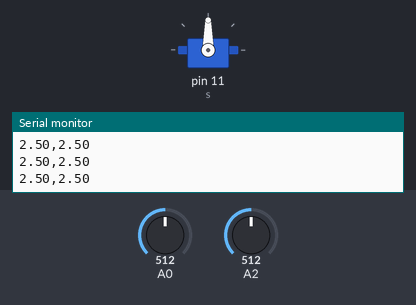
This sketch was run on a simulated Arduino Uno, built with avr-gcc and run on an emulated ATmega328P. Shown: servo, the last lines printed to the serial monitor. The test bench sets the inputs (shaded band); at power-on: A0 = 512, A2 = 512.

Above: at 1.2 s.
1.3 s: A0 set to 306
At 2.0 s:
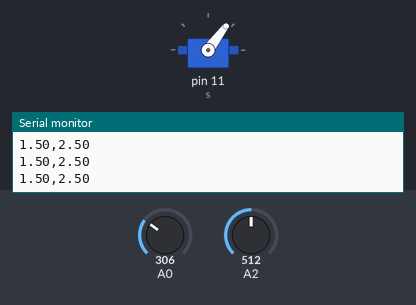
2.9 s: A2 set to 122
At 3.3 s:
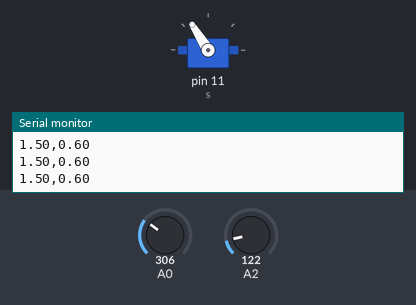
4.5 s: A2 set to 0
At 5.8 s:
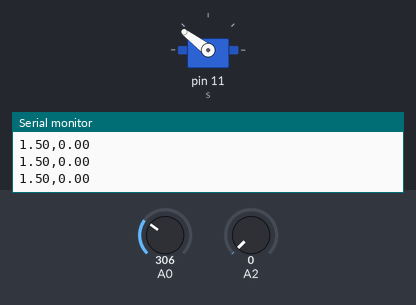
6.1 s: A0 set to 122
At 7.1 s:
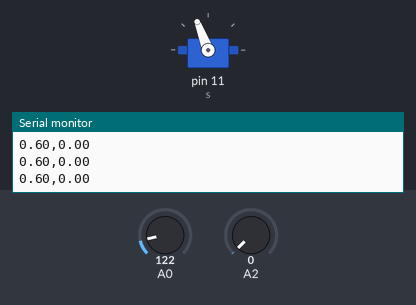
7.7 s: A0 set to 511
At 9.0 s:
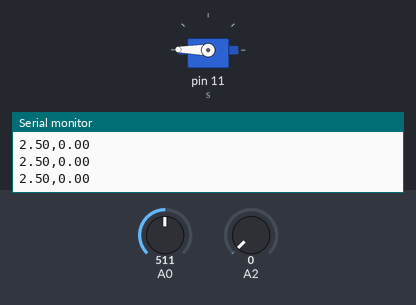
9.3 s: A0 set to 716
At 10.2 s:
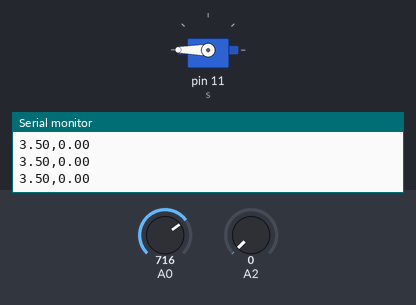
Timing chart, 0 to 11.8 s (numbered marks = the images above; inputs shaded):
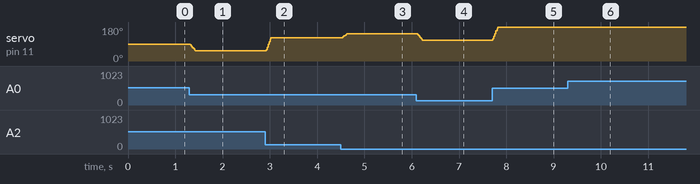

Measured:
- after the input at 1.3 s, servo on pin 11 (s): 90° → 53° at once
- after the input at 2.9 s, servo on pin 11 (s): 53° → 122° at once
- after the input at 4.5 s, servo on pin 11 (s): 122° → 143° at once
- after the input at 6.1 s, servo on pin 11 (s): 143° → 111° at once
- after the input at 7.7 s, servo on pin 11 (s): 111° → 179° at once
- after the input at 9.3 s, servo on pin 11 (s): 179° → 180° at once

The sketch:

Voltage_Based_Servo_Control.ino
```cpp
#include<Servo.h>
float A,B;
int val = 90;
float val1,val2;
float FSR1,FSR2,data1[10],data2[10],avgA0,avgA1;
int count1 = 0;
int count2 = 0;
float thresh = 0.42;
float highestA0 = thresh;
float highestA1 = thresh;
Servo s;
void setup() {
  // put your setup code here, to run once:
pinMode(A0,INPUT);
pinMode(A2,INPUT);
Serial.begin(9600);
s.attach(11);
}

void loop() {
A = analogRead(A0)*5./1023;
  data1[count1] = A;

  avgA0 = (data1[0]+data1[1]+data1[2]+data1[3]+data1[4]+data1[5]+data1[6]+data1[7]+data1[8]+data1[9])/10;

B = analogRead(A2)*5./1023;
  data2[count1] = B;

  count1 = count1 + 1;
  if(count1>9)
  {
    count1 = 0;
  }
  avgA1 = (data2[0]+data2[1]+data2[2]+data2[3]+data2[4]+data2[5]+data2[6]+data2[7]+data2[8]+data2[9])/10;
Serial.println(avgA0+(String)","+avgA1);
if(avgA0 > highestA0)
{
  highestA0 = avgA0;
  //val1 = (1-avgA0/thresh)*90*2;
}
if(avgA1 > highestA1)
{
  highestA1 = avgA1;
  //val2 = (1-avgA1/thresh)*90*1.5;
}
val1 = (avgA0/highestA0)*90;
val2 = (avgA1/highestA1)*90;
val = 90 + (val1 - val2);
s.write(val);
//Serial.println(val1+(String)","+val2);
//val1 = 0;
//val2 = 0;
}
```
